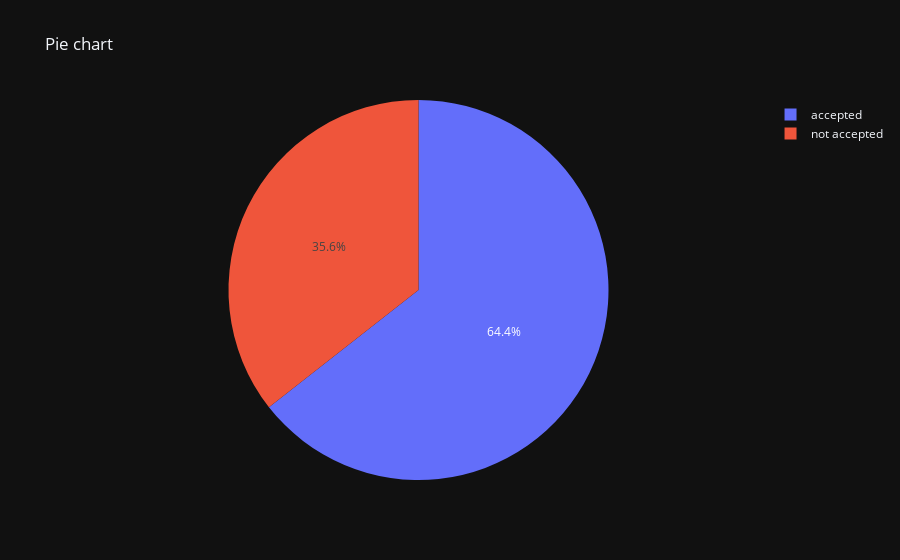

Source (notebook cell):
### Code cell
fig = px.pie(data, values=x, names=labels,title='Pie chart' ,template = 'plotly_dark')
fig.show()

### Figure 1 — Plotly figure (JSON) as saved in the notebook; plotly's stock layout.template omitted (floating-point values rounded to 4 significant figures)
{"data": [{"domain": {"x": [0, 1], "y": [0, 1]}, "hovertemplate": "label=%{label}<br>value=%{value}<extra></extra>", "labels": ["accepted", "not accepted"], "legendgroup": "", "name": "", "showlegend": true, "type": "pie", "values": [28308, 15634]}], "layout": {"legend": {"tracegroupgap": 0}, "title": {"text": "Pie chart"}}}
